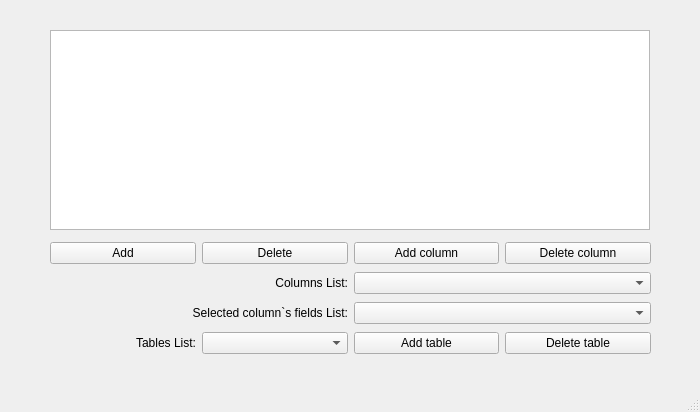
<?xml version="1.0" encoding="UTF-8"?>
<ui version="4.0">
 <class>MainWindow</class>
 <widget class="QMainWindow" name="MainWindow">
  <property name="geometry">
   <rect>
    <x>0</x>
    <y>0</y>
    <width>700</width>
    <height>412</height>
   </rect>
  </property>
  <property name="windowTitle">
   <string>MainWindow</string>
  </property>
  <widget class="QWidget" name="centralwidget">
   <widget class="QTableView" name="tableView">
    <property name="geometry">
     <rect>
      <x>50</x>
      <y>30</y>
      <width>600</width>
      <height>200</height>
     </rect>
    </property>
    <attribute name="horizontalHeaderStretchLastSection">
     <bool>false</bool>
    </attribute>
   </widget>
   <widget class="QWidget" name="layoutWidget">
    <property name="geometry">
     <rect>
      <x>50</x>
      <y>240</y>
      <width>601</width>
      <height>26</height>
     </rect>
    </property>
    <layout class="QHBoxLayout" name="horizontalLayout">
     <item>
      <widget class="QPushButton" name="addButton">
       <property name="text">
        <string>Add</string>
       </property>
      </widget>
     </item>
     <item>
      <widget class="QPushButton" name="deleteButton">
       <property name="text">
        <string>Delete</string>
       </property>
      </widget>
     </item>
     <item>
      <widget class="QPushButton" name="addColumn">
       <property name="text">
        <string>Add column</string>
       </property>
      </widget>
     </item>
     <item>
      <widget class="QPushButton" name="deleteColumn">
       <property name="text">
        <string>Delete column</string>
       </property>
      </widget>
     </item>
    </layout>
   </widget>
   <widget class="QWidget" name="layoutWidget">
    <property name="geometry">
     <rect>
      <x>50</x>
      <y>300</y>
      <width>601</width>
      <height>26</height>
     </rect>
    </property>
    <layout class="QHBoxLayout" name="horizontalLayout_2">
     <item>
      <widget class="QLabel" name="label">
       <property name="layoutDirection">
        <enum>Qt::RightToLeft</enum>
       </property>
       <property name="text">
        <string>Selected column`s fields List:</string>
       </property>
       <property name="alignment">
        <set>Qt::AlignRight|Qt::AlignTrailing|Qt::AlignVCenter</set>
       </property>
      </widget>
     </item>
     <item>
      <widget class="QComboBox" name="comboBox"/>
     </item>
    </layout>
   </widget>
   <widget class="QWidget" name="layoutWidget_2">
    <property name="geometry">
     <rect>
      <x>50</x>
      <y>330</y>
      <width>601</width>
      <height>26</height>
     </rect>
    </property>
    <layout class="QHBoxLayout" name="horizontalLayout_4">
     <item>
      <widget class="QLabel" name="label_2">
       <property name="layoutDirection">
        <enum>Qt::RightToLeft</enum>
       </property>
       <property name="text">
        <string>Tables List:</string>
       </property>
       <property name="alignment">
        <set>Qt::AlignRight|Qt::AlignTrailing|Qt::AlignVCenter</set>
       </property>
      </widget>
     </item>
     <item>
      <widget class="QComboBox" name="allTables"/>
     </item>
     <item>
      <widget class="QPushButton" name="addTable">
       <property name="text">
        <string>Add table</string>
       </property>
      </widget>
     </item>
     <item>
      <widget class="QPushButton" name="deleteTable">
       <property name="text">
        <string>Delete table</string>
       </property>
      </widget>
     </item>
    </layout>
   </widget>
   <widget class="QWidget" name="layoutWidget_3">
    <property name="geometry">
     <rect>
      <x>50</x>
      <y>270</y>
      <width>601</width>
      <height>26</height>
     </rect>
    </property>
    <layout class="QHBoxLayout" name="horizontalLayout_5">
     <item>
      <widget class="QLabel" name="label_3">
       <property name="layoutDirection">
        <enum>Qt::RightToLeft</enum>
       </property>
       <property name="text">
        <string>Columns List:</string>
       </property>
       <property name="alignment">
        <set>Qt::AlignRight|Qt::AlignTrailing|Qt::AlignVCenter</set>
       </property>
      </widget>
     </item>
     <item>
      <widget class="QComboBox" name="allColumns"/>
     </item>
    </layout>
   </widget>
  </widget>
  <widget class="QMenuBar" name="menubar">
   <property name="geometry">
    <rect>
     <x>0</x>
     <y>0</y>
     <width>700</width>
     <height>21</height>
    </rect>
   </property>
  </widget>
  <widget class="QStatusBar" name="statusbar"/>
 </widget>
 <resources/>
 <connections/>
</ui>
